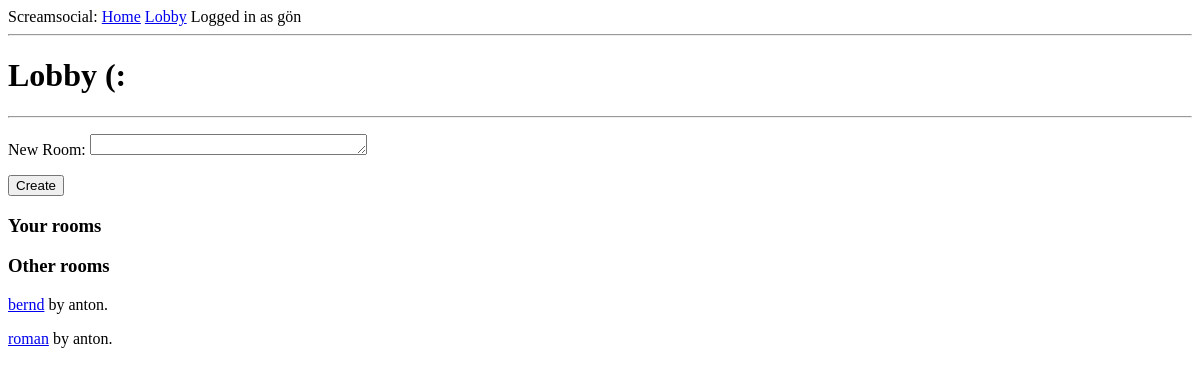
Page /lobby (signed in) on the earlier database version.
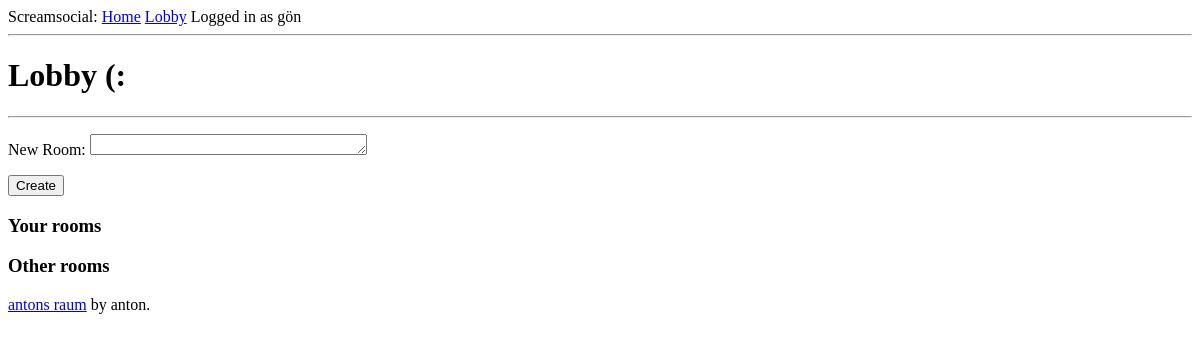
Same page on the later database version.
### spp/models.py (models this page shows, shortened)
class Room(db.Model):
    name = db.Column(db.String(60), primary_key=True)
    timestamp = db.Column(db.DateTime, index=True, default=datetime.utcnow)
    owner_id = db.Column(db.Integer, db.ForeignKey("user.id"))
    owner_name = db.Column(db.String(60))

### spp/chat/routes.py (the view, shortened to what this page needs)
@bp.route('/lobby', methods=["GET", "POST"])
@login_required
def lobbyroom():
    form = RoomForm()
    other_rooms = Room.query.filter(Room.owner_id != current_user.id)
    my_rooms = Room.query.filter(Room.owner_id == current_user.id)
    return render_template("lobby.html", form=form,
                           my_rooms=my_rooms,
                           other_rooms=other_rooms)

### spp/chat/forms.py
class RoomForm(FlaskForm):
    room = TextAreaField("New Room:",
                         validators=[DataRequired(), Length(min=1, max=60)])
    submit = SubmitField("Create")

### spp/models.py (called while the page is built)
@login.user_loader
def load_user(id):
    return User.query.get(int(id))

### spp/chat/templates/lobby.html (shortened to what this page needs)
{% extends "base.html" %}
{% block content %}
<h1>Lobby (:</h1>
<hr>
<form action="" method="POST">
    <p>
        {{form.room.label}}
        {{form.room(cols=32, rows=1)}}
    </p>
    <p>{{ form.submit() }}</p>
    <div>
    <h3>Your rooms</h3>
    </div>
    <div>
    <h3>Other rooms</h3>
    {% for room in other_rooms %}
    <p>
        <a href="/chat/{{ room.name }}">{{ room.name }}</a> by {{ room.owner_name }}.
    </p>
    {% endfor %}
    </div>
</form>
{% endblock%}

Differences in the rows shown:
removed Room: name "bernd", owner_name "anton"
removed Room: name "roman", owner_name "anton"
added Room: name "antons raum", owner_name "anton"
